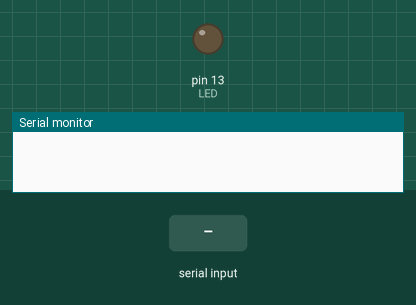
Recording of a program running on a simulated Arduino Uno, built with avr-gcc and run on an emulated ATmega328P. On the bench: output pins drawn as LEDs (lit = HIGH), the last lines printed to the serial monitor. The inputs (shaded band) are chosen by the test bench.

Above: at 1.2 s.
1.3 s: "E" received over Serial
At 2.8 s:
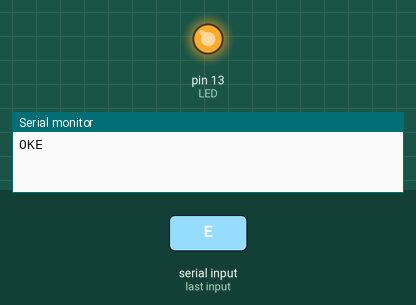
3.8 s: "A" received over Serial
At 5.9 s:
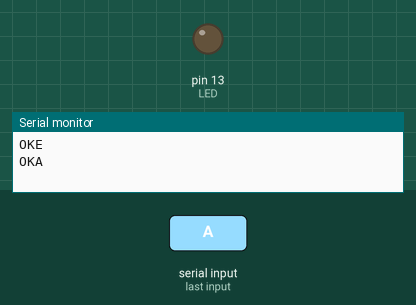
Timing chart, 0 to 7.4 s (numbered marks = the images above; inputs shaded):
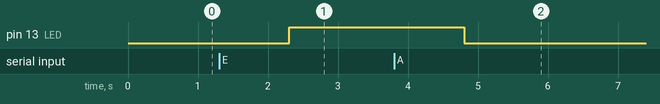

The program:

main.cpp
```cpp
#include <Arduino.h>

#define LED 13

String datosRecibidos;

void setup()
{
  Serial.begin(9600);   //Inicializa el puerto  serie a 115200 baudios
  pinMode(LED,OUTPUT);
}

void loop()
{
  if(Serial.available()>0)      //Procede a la lectura solo si hay datos disponibles en el buffer
  {
    datosRecibidos = Serial.readString();

    Serial.print("OK");
    Serial.println(datosRecibidos);

    if(datosRecibidos == "E")   //Si el comando recibido es E enciende el led, si es A lo apaga
    {
      digitalWrite(LED, HIGH);
    }
    else if (datosRecibidos == "A")
    {
      digitalWrite(LED, LOW);
    }
  }
}
```

Measured:
- after the input at 1.3 s, pin 13 (LED): LOW → HIGH after 1.0 s
- after the input at 3.8 s, pin 13 (LED): HIGH → LOW after 1.0 s
